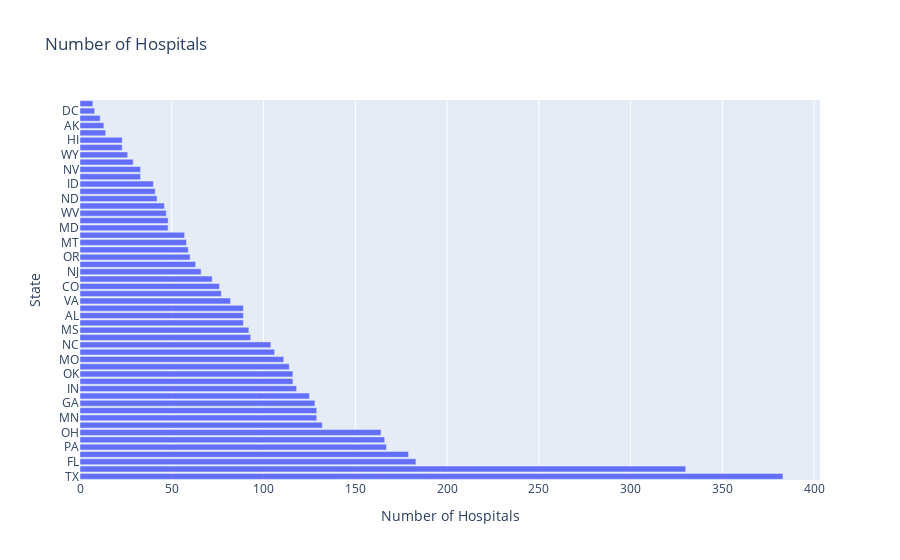

Notebook code for this chart:
### Code cell
fig = px.bar(total_state, x='Number of Hospitals',y='State',title ='Number of Hospitals')
fig.update_xaxes(tickangle=0)
fig.show()

### Figure 1 — Plotly figure (JSON) as saved in the notebook; plotly's stock layout.template omitted (floating-point values rounded to 4 significant figures)
{"data": [{"alignmentgroup": "True", "hovertemplate": "Number of Hospitals=%{x}<br>State=%{y}<extra></extra>", "legendgroup": "", "marker": {"color": "#636efa", "pattern": {"shape": ""}}, "name": "", "offsetgroup": "", "orientation": "h", "showlegend": false, "textposition": "auto", "type": "bar", "x": [383, 330, 183, 179, 167, 166, 164, 132, 129, 129, 128, 125, 118, 116, 116, 114, 111, 106, 104, 93, 92, 89, 89, 89, 82, 77, 76, 72, 66, 63, 60, 59, 58, 57, 48, 48, 47, 46, 42, 41, 40, 33, 33, 29, 26, 23, 23, 14, 13, 11, 8, 7], "xaxis": "x", "y": ["TX", "CA", "FL", "IL", "PA", "NY", "OH", "KS", "MN", "MI", "GA", "WI", "IN", "IA", "OK", "LA", "MO", "TN", "NC", "KY", "MS", "WA", "AL", "NE", "VA", "AZ", "CO", "AR", "NJ", "MA", "OR", "SC", "MT", "SD", "MD", "PR", "WV", "UT", "ND", "NM", "ID", "ME", "NV", "CT", "WY", "NH", "HI", "VT", "AK", "RI", "DC", "DE"], "yaxis": "y"}], "layout": {"barmode": "relative", "legend": {"tracegroupgap": 0}, "title": {"text": "Number of Hospitals"}, "xaxis": {"anchor": "y", "domain": [0, 1], "tickangle": 0, "title": {"text": "Number of Hospitals"}}, "yaxis": {"anchor": "x", "domain": [0, 1], "title": {"text": "State"}}}}
